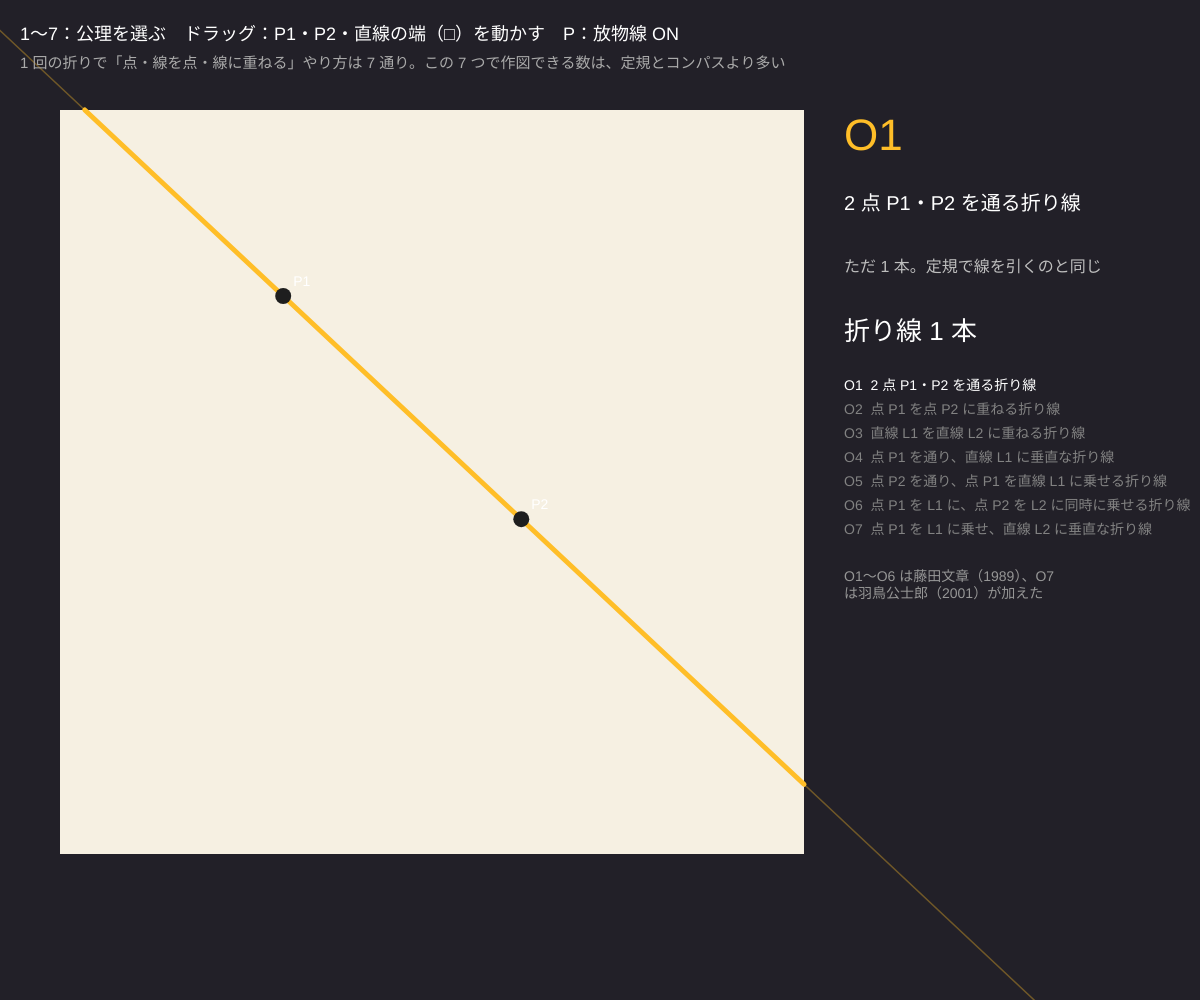
Frame 1 (no input)
Frame 60 (no input): identical to frame 1, image omitted
Frame 120 (the mouse pressed at the canvas centre since frame 60): identical to frame 1, image omitted

The p5.js sketch that drew this single still picture (run headless with seeded random() and noise() and a simulated clock; from frame 60 on, the mouse is pressed at the canvas centre):

// p5.js sketch
// ── sketch.js
// ============================================
// 01 1 回折りでできること（藤田・羽鳥の公理）
// 「点や線を、別の点や線に重ねる」1 回の折りでつくれる折り線は 7 種類しかない（O1〜O7）
//   O6 は 3 次方程式を解くのと同じで、定規とコンパスにはできない作図ができる（02・03 で使う）
// 1〜7 = 公理を選ぶ / ドラッグ = 点 P1・P2 と直線の端（□）を動かす / P = 放物線を表示（O5・O6）
// ============================================

let axiom = 1;
let showParabola = true;
let H = {};                 // つかめる点（P1, P2 と、直線 L1・L2 を決める 2 点ずつ）
let dragKey = null;
let px0, py0, PS;           // 紙の位置と大きさ
let gridN = 1500;           // ★ O6 で答えを探すときの細かさ

const INFO = {
  1: ['O1', '2 点 P1・P2 を通る折り線', 'ただ 1 本。定規で線を引くのと同じ'],
  2: ['O2', '点 P1 を点 P2 に重ねる折り線', 'P1 と P2 の垂直二等分線。ただ 1 本'],
  3: ['O3', '直線 L1 を直線 L2 に重ねる折り線', '角の二等分線。交わるなら 2 本、平行なら 1 本'],
  4: ['O4', '点 P1 を通り、直線 L1 に垂直な折り線', 'L1 を自分自身に重ねる。ただ 1 本'],
  5: ['O5', '点 P2 を通り、点 P1 を直線 L1 に乗せる折り線', '中心 P2・半径 |P1P2| の円と L1 の交点 → 0〜2 本（2 次方程式）'],
  6: ['O6', '点 P1 を L1 に、点 P2 を L2 に同時に乗せる折り線', '2 つの放物線の共通接線 → 0〜3 本（3 次方程式！）'],
  7: ['O7', '点 P1 を L1 に乗せ、直線 L2 に垂直な折り線', '0〜1 本'],
};
const USES = { 1: ['P1', 'P2'], 2: ['P1', 'P2'], 3: ['A1', 'B1', 'A2', 'B2'], 4: ['P1', 'A1', 'B1'], 5: ['P1', 'P2', 'A1', 'B1'], 6: ['P1', 'P2', 'A1', 'B1', 'A2', 'B2'], 7: ['P1', 'A1', 'B1', 'A2', 'B2'] };

function setup() {
  createCanvas(windowWidth, windowHeight);
  layout();
}
function layout() {
  PS = min(width * 0.62, height - 160);
  px0 = width * 0.36 - PS / 2; py0 = 110;
  let at = (u, v) => ({ x: px0 + u * PS, y: py0 + v * PS });
  H = { P1: at(0.3, 0.25), P2: at(0.62, 0.55), A1: at(0.05, 0.85), B1: at(0.95, 0.8), A2: at(0.15, 0.1), B2: at(0.4, 0.95) };
}

// ★ 公理ごとの折り線を計算する。返り値 { lines: [折り線], images: [[P, P の行き先]], circle }
function solve() {
  let P1 = H.P1, P2 = H.P2, L1 = lineOf(H.A1, H.B1), L2 = lineOf(H.A2, H.B2);
  let r = { lines: [], images: [] };
  if (axiom === 1) r.lines.push(lineOf(P1, P2));
  if (axiom === 2) { r.lines.push(bisector(P1, P2)); r.images.push([P1, P2]); }
  if (axiom === 3) {
    let X = intersect(L1, L2);
    if (X) {
      r.lines.push({ p: X, u: nrm(L1.u.x + L2.u.x, L1.u.y + L2.u.y) });
      r.lines.push({ p: X, u: nrm(L1.u.x - L2.u.x, L1.u.y - L2.u.y) });
    } else r.lines.push({ p: { x: (L1.p.x + L2.p.x) / 2, y: (L1.p.y + L2.p.y) / 2 }, u: L1.u });
  }
  if (axiom === 4) r.lines.push({ p: P1, u: { x: -L1.u.y, y: L1.u.x } });
  if (axiom === 5) {
    let rad = dist(P1.x, P1.y, P2.x, P2.y);
    r.circle = { c: P2, r: rad };
    let t0 = (P2.x - L1.p.x) * L1.u.x + (P2.y - L1.p.y) * L1.u.y;     // P2 から L1 へ下ろした足
    let d = sdist(P2, L1);
    if (rad * rad >= d * d) {
      let h = sqrt(rad * rad - d * d);
      for (let s of h < 1e-6 ? [0] : [-h, h]) {
        let X = { x: L1.p.x + L1.u.x * (t0 + s), y: L1.p.y + L1.u.y * (t0 + s) };
        r.lines.push(bisector(P1, X)); r.images.push([P1, X]);
      }
    }
  }
  if (axiom === 6) {
    // L1 の上の点 X(t) に P1 を乗せる折り線のうち、P2 の行き先が L2 に乗るものを探す（符号が変わる所を二分法）
    let f = (t) => { let X = onLine(L1, t); return dist(X.x, X.y, P1.x, P1.y) < 1e-6 ? NaN : sdist(refl(P2, bisector(P1, X)), L2); };
    let lo = -3000, hi = 3000, pt = lo, pf = f(lo);
    for (let i = 1; i <= gridN; i++) {
      let t = lo + (hi - lo) * i / gridN, v = f(t);
      if (isFinite(v) && isFinite(pf) && pf * v <= 0 && Math.abs(pf - v) < 2000) {
        let a = pt, b = t, fa = pf;
        for (let k = 0; k < 40; k++) { let m = (a + b) / 2, fm = f(m); if (fa * fm <= 0) b = m; else { a = m; fa = fm; } }
        let X = onLine(L1, (a + b) / 2), cr = bisector(P1, X);
        r.lines.push(cr); r.images.push([P1, X], [P2, refl(P2, cr)]);
      }
      pt = t; pf = v;
    }
  }
  if (axiom === 7) {
    let n1 = { x: -L1.u.y, y: L1.u.x };
    let den = L2.u.x * n1.x + L2.u.y * n1.y;
    if (Math.abs(den) > 1e-6) {
      let s = -((P1.x - L1.p.x) * n1.x + (P1.y - L1.p.y) * n1.y) / den;
      let X = { x: P1.x + L2.u.x * s, y: P1.y + L2.u.y * s };
      if (s * s > 1e-6) { r.lines.push(bisector(P1, X)); r.images.push([P1, X]); }
    }
  }
  return r;
}

function draw() {
  background(34, 32, 40);
  noStroke(); fill(246, 240, 226); rect(px0, py0, PS, PS);
  let sol = solve();
  let use = USES[axiom];

  // 放物線（焦点 P・準線 L の点の集まり）：P を L に乗せる折り線は、この放物線の接線
  if (showParabola && (axiom === 5 || axiom === 6)) {
    drawParabola(H.P1, lineOf(H.A1, H.B1), color(230, 120, 90, 120));
    if (axiom === 6) drawParabola(H.P2, lineOf(H.A2, H.B2), color(80, 140, 230, 120));
  }
  if (sol.circle) { noFill(); stroke(120, 120, 120, 150); strokeWeight(1); circle(sol.circle.c.x, sol.circle.c.y, sol.circle.r * 2); }

  // 与えられた直線
  if (use.includes('A1')) { stroke(200, 70, 50); strokeWeight(3); infLine(lineOf(H.A1, H.B1)); }
  if (use.includes('A2')) { stroke(50, 100, 200); strokeWeight(3); infLine(lineOf(H.A2, H.B2)); }

  // 折り線（紙の中だけ太く）
  let cols = [[255, 190, 40], [80, 210, 140], [200, 110, 255]];
  sol.lines.forEach((L, i) => {
    let c = cols[i % 3];
    stroke(c[0], c[1], c[2], 90); strokeWeight(1.5); infLine(L);
    let seg = clipToPaper(L);
    if (seg) { stroke(c[0], c[1], c[2]); strokeWeight(5); line(seg[0].x, seg[0].y, seg[1].x, seg[1].y); }
  });
  // 点の行き先（折ると P → X）
  for (let [a, b] of sol.images) {
    stroke(60, 60, 60, 160); strokeWeight(1.5);
    drawingContext.setLineDash([5, 5]); line(a.x, a.y, b.x, b.y); drawingContext.setLineDash([]);
    noStroke(); fill(255, 190, 40); circle(b.x, b.y, 10);
  }
  // つかめる点
  for (let k of use) {
    let p = H[k];
    noStroke();
    if (k[0] === 'P') { fill(30); circle(p.x, p.y, 16); fill(255); textSize(14); text(k, p.x + 10, p.y - 10); }
    else { fill(k.endsWith('1') ? color(200, 70, 50) : color(50, 100, 200)); rect(p.x - 7, p.y - 7, 14, 14); }
  }

  // 説明パネル
  let info = INFO[axiom], tx = px0 + PS + 40;
  noStroke(); fill(255); textSize(18);
  text('1〜7：公理を選ぶ　ドラッグ：P1・P2・直線の端（□）を動かす　P：放物線 ' + (showParabola ? 'ON' : 'off'), 20, 40);
  fill(170); textSize(15);
  text('1 回の折りで「点・線を点・線に重ねる」やり方は 7 通り。この 7 つで作図できる数は、定規とコンパスより多い', 20, 68);
  fill(255, 190, 40); textSize(44); text(info[0], tx, py0 + 40);
  fill(255); textSize(20); text(info[1], tx, py0 + 84, width - tx - 20);
  fill(190); textSize(16); text(info[2], tx, py0 + 150, width - tx - 20);
  fill(255); textSize(26); text('折り線 ' + sol.lines.length + ' 本', tx, py0 + 230);
  fill(150); textSize(14);
  let y = py0 + 280;
  for (let k = 1; k <= 7; k++) { fill(k === axiom ? 255 : 130); text(INFO[k][0] + '  ' + INFO[k][1], tx, y); y += 24; }
  fill(150); text('O1〜O6 は藤田文章（1989）、O7 は羽鳥公士郎（2001）が加えた', tx, y + 12, width - tx - 20);
}

function drawParabola(F, L, c) {
  // 準線 L の上の点 X から垂直に h だけ離れた点：|Y − F| = h  →  h = (t² + d²) / (2d)
  let d = sdist(F, L);
  if (Math.abs(d) < 1) return;
  let t0 = (F.x - L.p.x) * L.u.x + (F.y - L.p.y) * L.u.y;
  noFill(); stroke(c); strokeWeight(2);
  beginShape();
  for (let t = -900; t <= 900; t += 12) {
    let h = (t * t + d * d) / (2 * d);
    let X = onLine(L, t0 + t);
    vertex(X.x - L.u.y * h, X.y + L.u.x * h);
  }
  endShape();
}

function mousePressed() {
  dragKey = null;
  let bd = 22;
  for (let k of USES[axiom]) { let d = dist(mouseX, mouseY, H[k].x, H[k].y); if (d < bd) { bd = d; dragKey = k; } }
}
function mouseDragged() { if (dragKey) H[dragKey] = { x: constrain(mouseX, 0, width), y: constrain(mouseY, 90, height) }; }
function mouseReleased() { dragKey = null; }
function keyPressed() {
  if (key >= '1' && key <= '7') axiom = int(key);
  if (key === 'p' || key === 'P') showParabola = !showParabola;
  if (key === 'r' || key === 'R') layout();
}
function windowResized() { resizeCanvas(windowWidth, windowHeight); layout(); }

// ---------- やってみよう ----------
// 1. O5 で P1 を円の外へ動かすと折り線が 0 本になる。2 本 → 1 本 → 0 本の境目はどんなとき？
// 2. O6 で折り線が 3 本になる配置を探そう。3 次方程式の解が 3 つある状態
// 3. O6 で P を動かすと放物線も動く。折り線が「2 つの放物線の両方に接する線」になっていることを確かめよう
// 4. O3 で L1 と L2 を平行にすると？ O7 で L1 と L2 を平行にすると？


// ==================================================
// ここから下は「直線と鏡映の道具」
// ==================================================
function nrm(x, y) { let l = Math.hypot(x, y) || 1; return { x: x / l, y: y / l }; }
function lineOf(a, b) { return { p: a, u: nrm(b.x - a.x, b.y - a.y) }; }
function onLine(L, t) { return { x: L.p.x + L.u.x * t, y: L.p.y + L.u.y * t }; }
function bisector(a, b) { let u = nrm(-(b.y - a.y), b.x - a.x); return { p: { x: (a.x + b.x) / 2, y: (a.y + b.y) / 2 }, u }; }
function sdist(q, L) { return (q.x - L.p.x) * -L.u.y + (q.y - L.p.y) * L.u.x; }
function refl(q, L) { let s = sdist(q, L); return { x: q.x + 2 * s * L.u.y, y: q.y - 2 * s * L.u.x }; }
function intersect(L1, L2) {
  let den = L1.u.x * L2.u.y - L1.u.y * L2.u.x;
  if (Math.abs(den) < 1e-9) return null;
  let t = ((L2.p.x - L1.p.x) * L2.u.y - (L2.p.y - L1.p.y) * L2.u.x) / den;
  return onLine(L1, t);
}
function infLine(L) { line(L.p.x - L.u.x * 3000, L.p.y - L.u.y * 3000, L.p.x + L.u.x * 3000, L.p.y + L.u.y * 3000); }
function clipToPaper(L) { // 紙（正方形）と直線が交わる線分
  let pts = [{ x: px0, y: py0 }, { x: px0 + PS, y: py0 }, { x: px0 + PS, y: py0 + PS }, { x: px0, y: py0 + PS }], r = [];
  for (let i = 0; i < 4; i++) {
    let a = pts[i], b = pts[(i + 1) % 4], sa = sdist(a, L), sb = sdist(b, L);
    if (sa * sb <= 0 && sa !== sb) { let t = sa / (sa - sb); r.push({ x: a.x + (b.x - a.x) * t, y: a.y + (b.y - a.y) * t }); }
  }
  return r.length >= 2 ? [r[0], r[1]] : null;
}
